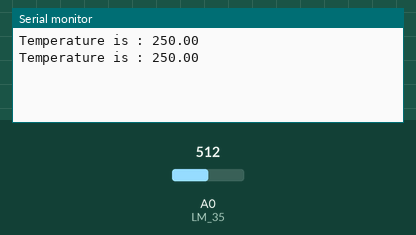
The sketch below on a simulated Arduino Uno, built with avr-gcc and run on an emulated ATmega328P. On the bench: the last lines printed to the serial monitor. The test bench sets the inputs (shaded band); at power-on: A0 (LM_35) = 512.

Above: at 2.8 s.
2.9 s: A0 (LM_35) set to 716
At 4.4 s:
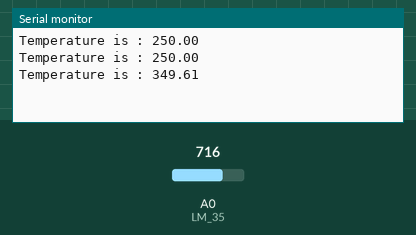
5.6 s: A0 (LM_35) set to 900
At 7.2 s:
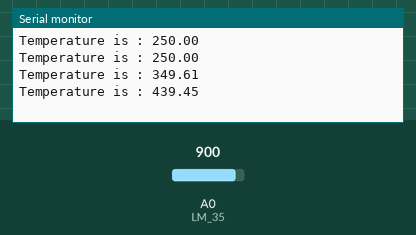
Timing chart, 0 to 8.7 s (numbered marks = the images above; inputs shaded):
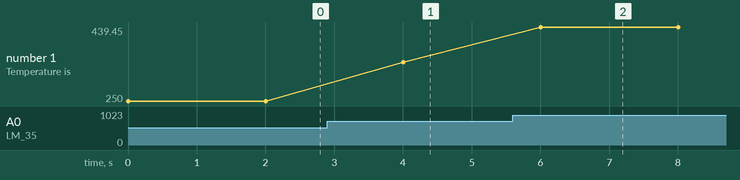

Measured:
- after the input at 2.9 s, the serial monitor: prints a new line after 1.1 s (image 1)
- after the input at 5.6 s, the serial monitor: prints a new line after 0.40 s (image 2)
- plotted number 1: 250 → 349.61 after the input at 2.9 s, 349.61 → 439.45 after the input at 5.6 s

The sketch:

tempsensormonitor.ino
```cpp
const int LM_35=A0;
int input_val=0;
float temp=0;
void setup() {
  // put your setup code here, to run once:
  Serial.begin(9600);

}

void loop() {
  // put your main code here, to run repeatedly:
  input_val = analogRead(LM_35);
  temp = (5.0 * input_val * 100.0) / 1024 ;
  Serial.print("Temperature is : ");
  Serial.println(temp);
  delay(2000);

}
```
